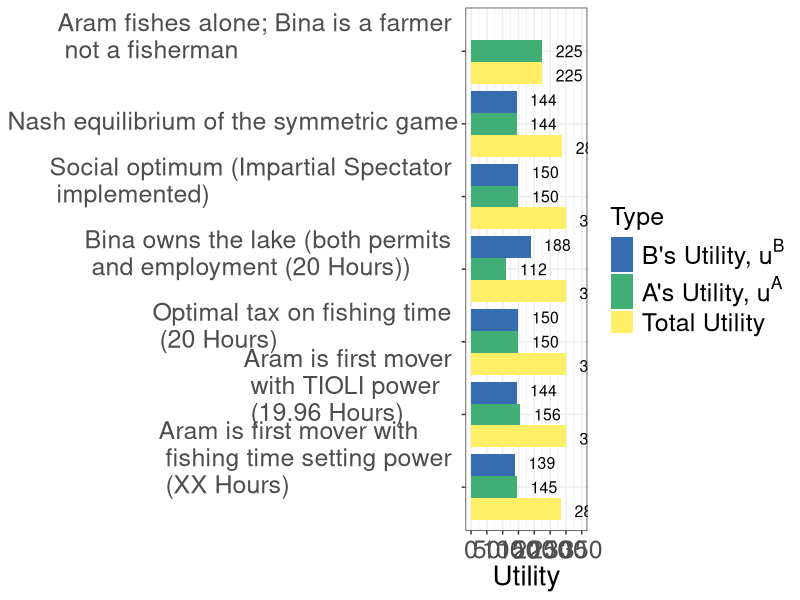
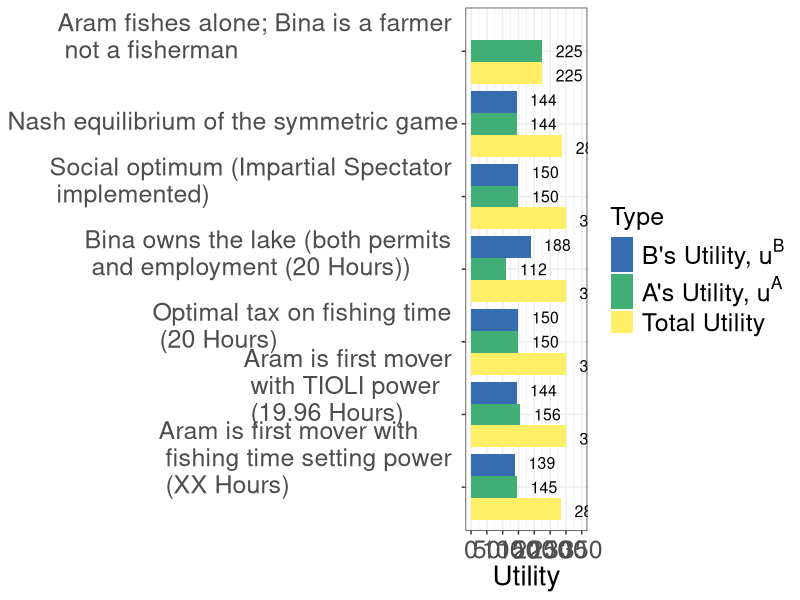

Reproduce these figures in R, in order.
library(tidyverse)
par(mar =  c(10, 10, 4, 4))
ua <- c(225, 144, 150, 112, 150,156,145)
ub <- c(NA, 144, 150, 188, 150,144,139)
point <- c("1", "2", "3", "4", "5","6","7")
totalu <- c(225, 288, 300, 300, 300,300,284)
df <- tibble(point, ua, ub, totalu)
dfnar <- 
  df %>% 
  gather(type, Utility, -point) %>% 
  arrange(point)
xaxislabs <- c("a",  "b",  expression(paste(t^A)), expression(paste(t^B)), "z")
x1 <- c(expression(paste("Aram fishes alone; \n Bina is a farmer \n not a fisherman (15 Hours)")))
x2 <- c(expression(paste("Nash equilibrium of \n the symmetric  game (24 Hours)")))
x3 <- c(expression(paste("Social optimum (Impartial Spectator \n implemented) \n (20 Hours)")))
x4 <- c(expression(paste("Bina owns the lake (both permits \n and employment (20 Hours))")))
x5 <- c(expression(paste("Optimal tax on fishing time \n (20 Hours)")))
x6 <- c(expression(paste("Aram is first mover \n with TIOLI power \n (19.96 Hours)")))
x7 <- c(expression(paste("Aram is first mover with \n fishing time setting power \n (XX Hours)")))
dfplot <-
  dfnar %>%
  mutate(point = factor(point, levels = c("1", "2", "3", "4", "5","6","7")),
         type = factor(type, levels = c("ua","ub", "totalu")))

dfnar$point <- factor(dfnar$point, levels = c("7", "6", "5", "4", "3","2","1"))

plot1 <- dfnar %>% 
  ggplot(aes(x = point, y = Utility)) +
  geom_bar(aes(group = type, fill = type), stat = "identity", position = position_dodge()) + 
  #geom_text(aes(x=point,y=Utility,label=Utility),vjust=90) + 
  #geom_text(aes(x = point, y = Utility, label = Utility)) +
  #scale_x_discrete(labels = xaxislabs) + 
  scale_x_discrete(labels=c("1" = "Aram fishes alone; Bina is a farmer \n not a fisherman", "2" = "Nash equilibrium of the symmetric game",
                            "3" = "Social optimum (Impartial Spectator \n implemented)", "4" = x4, "5" = x5, "6" = x6, "7" = x7)) +
  scale_y_continuous(breaks = seq(0,350,50),
                     labels = seq(0,350,50),
                     limits = c(0,350)) +
  scale_fill_manual(values=c("#386cb0","#41AE76","#FFEF66"), 
                    name = "Type",
                    breaks = c("ub","ua", "totalu"), 
                    labels = c(expression(paste("B's Utility, ", u^B)), expression(paste("A's Utility, ", u^A)), paste("Total Utility")))+
  #xlab("Point in the Edgeworth Box") + 
  theme_bw() +
  theme(legend.position = "right",
        legend.text.align = 0,
        axis.title = element_text(size = 20),
        axis.title.y = element_blank(),
        axis.text.y = element_text(size = 18),
        #legend.title = element_text(size = 16),
        legend.text = element_text(size = 18),
        legend.title = element_text(size = 18),
        axis.text.x  = element_text(vjust = 0.5, size = 18)) + 
  geom_text(
    aes(x = point, y = Utility, label = Utility, group = type), 
    hjust = -0.5, size = 4,
    position = position_dodge(width = 1),
    inherit.aes = TRUE
  ) + 
  coord_flip() 
plot1 



ggsave("coordination_failures/bargraph.pdf", plot1, width = 11, height = 7)

# scale_fill_discrete(name = "", 
#                     breaks = c("ua", "ub", "totalu"), 
#                     labels = c(expression(paste("A's Utility, ", u^A)), expression(paste("B's Utility, ",u^B), "Total Utility"))
# ) +
#   scale_color_discrete(name = "", 
#                        breaks = c("ua", "ub", "totalu"), 
#                        labels = c(expression(paste("A's Utility, ", u^A)), expression(paste("B's Utility, ",u^B), "Total Utility"))
#   ) +
